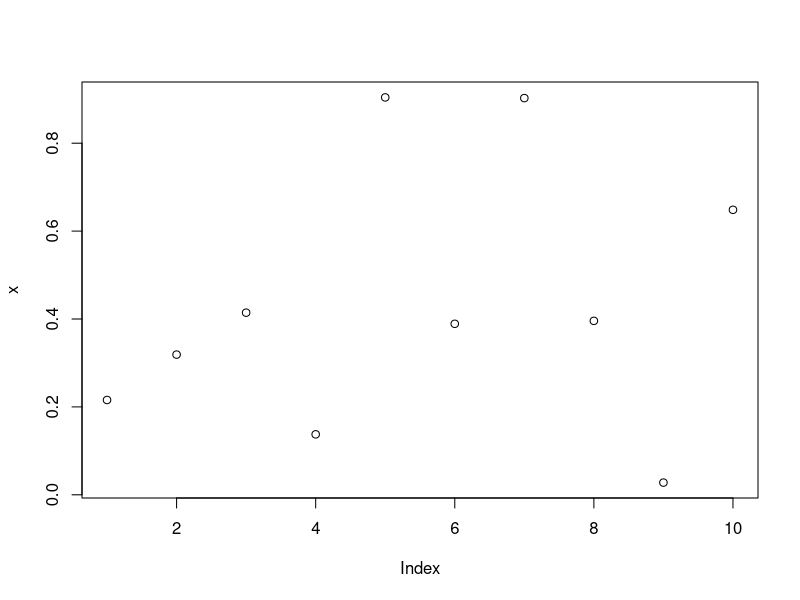

The R script that drew this image:
## ---- chunk 1
x = runif(10)
x
## ---- chunk 2
plot(x)
